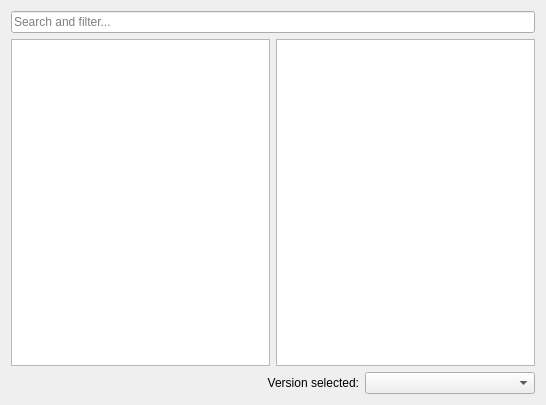
<?xml version="1.0" encoding="UTF-8"?>
<ui version="4.0">
 <class>TechnicPage</class>
 <widget class="QWidget" name="TechnicPage">
  <property name="geometry">
   <rect>
    <x>0</x>
    <y>0</y>
    <width>546</width>
    <height>405</height>
   </rect>
  </property>
  <layout class="QVBoxLayout" name="verticalLayout">
   <item>
    <widget class="QLineEdit" name="searchEdit">
     <property name="placeholderText">
      <string>Search and filter...</string>
     </property>
    </widget>
   </item>
   <item>
    <layout class="QHBoxLayout" name="horizontalLayout">
     <item>
      <widget class="QListView" name="packView">
       <property name="alternatingRowColors">
        <bool>true</bool>
       </property>
       <property name="iconSize">
        <size>
         <width>48</width>
         <height>48</height>
        </size>
       </property>
       <property name="verticalScrollMode">
        <enum>QAbstractItemView::ScrollPerPixel</enum>
       </property>
      </widget>
     </item>
     <item>
      <widget class="QTextBrowser" name="packDescription">
       <property name="openExternalLinks">
        <bool>true</bool>
       </property>
      </widget>
     </item>
    </layout>
   </item>
   <item>
   <layout class="QHBoxLayout" name="horizontalLayout_2">
     <item>
      <widget class="QLabel" name="serverCompatibilityLabel">
       <property name="text"><string/></property>
      </widget>
     </item>
     <item>
      <spacer name="horizontalSpacer">
       <property name="orientation">
        <enum>Qt::Horizontal</enum>
       </property>
       <property name="sizeType">
        <enum>QSizePolicy::Preferred</enum>
       </property>
       <property name="sizeHint" stdset="0">
        <size>
         <width>1</width>
         <height>1</height>
        </size>
       </property>
      </spacer>
     </item>
     <item>
      <widget class="QLabel" name="label">
       <property name="text">
        <string>Version selected:</string>
       </property>
       <property name="alignment">
        <set>Qt::AlignRight|Qt::AlignTrailing|Qt::AlignVCenter</set>
       </property>
      </widget>
     </item>
     <item>
      <widget class="QComboBox" name="versionSelectionBox"/>
     </item>
    </layout>
   </item>
  </layout>
 </widget>
 <resources/>
 <connections/>
</ui>
